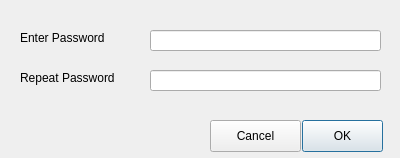
<?xml version="1.0" encoding="UTF-8"?>
<ui version="4.0">
 <class>PasswordInput</class>
 <widget class="QDialog" name="PasswordInput">
  <property name="geometry">
   <rect>
    <x>0</x>
    <y>0</y>
    <width>400</width>
    <height>158</height>
   </rect>
  </property>
  <property name="windowTitle">
   <string>Dialog</string>
  </property>
  <widget class="QLabel" name="psswLabel">
   <property name="geometry">
    <rect>
     <x>20</x>
     <y>30</y>
     <width>101</width>
     <height>16</height>
    </rect>
   </property>
   <property name="text">
    <string>Enter Password</string>
   </property>
  </widget>
  <widget class="QLabel" name="repeatLabel">
   <property name="geometry">
    <rect>
     <x>20</x>
     <y>70</y>
     <width>111</width>
     <height>16</height>
    </rect>
   </property>
   <property name="text">
    <string>Repeat Password</string>
   </property>
  </widget>
  <widget class="QLineEdit" name="password1">
   <property name="geometry">
    <rect>
     <x>150</x>
     <y>30</y>
     <width>231</width>
     <height>21</height>
    </rect>
   </property>
  </widget>
  <widget class="QLineEdit" name="password2">
   <property name="geometry">
    <rect>
     <x>150</x>
     <y>70</y>
     <width>231</width>
     <height>21</height>
    </rect>
   </property>
  </widget>
  <widget class="QPushButton" name="okButton">
   <property name="geometry">
    <rect>
     <x>302</x>
     <y>120</y>
     <width>81</width>
     <height>32</height>
    </rect>
   </property>
   <property name="text">
    <string>OK</string>
   </property>
   <property name="default">
    <bool>true</bool>
   </property>
  </widget>
  <widget class="QPushButton" name="cancelButton">
   <property name="geometry">
    <rect>
     <x>210</x>
     <y>120</y>
     <width>91</width>
     <height>32</height>
    </rect>
   </property>
   <property name="text">
    <string>Cancel</string>
   </property>
  </widget>
 </widget>
 <resources/>
 <connections/>
</ui>
